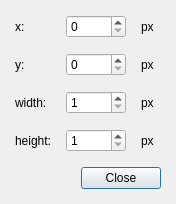
<?xml version="1.0" encoding="UTF-8"?>
<ui version="4.0">
 <class>DialogRect</class>
 <widget class="QDialog" name="DialogRect">
  <property name="geometry">
   <rect>
    <x>0</x>
    <y>0</y>
    <width>176</width>
    <height>198</height>
   </rect>
  </property>
  <property name="windowTitle">
   <string>Select rect...</string>
  </property>
  <layout class="QGridLayout" name="gridLayout_2">
   <property name="leftMargin">
    <number>15</number>
   </property>
   <property name="topMargin">
    <number>15</number>
   </property>
   <property name="rightMargin">
    <number>15</number>
   </property>
   <property name="bottomMargin">
    <number>15</number>
   </property>
   <item row="0" column="0">
    <layout class="QVBoxLayout" name="verticalLayout">
     <property name="spacing">
      <number>15</number>
     </property>
     <item>
      <layout class="QGridLayout" name="gridLayout">
       <item row="0" column="0">
        <widget class="QLabel" name="labelX">
         <property name="text">
          <string>x:</string>
         </property>
        </widget>
       </item>
       <item row="0" column="1">
        <widget class="QSpinBox" name="spinBoxX">
         <property name="minimumSize">
          <size>
           <width>60</width>
           <height>0</height>
          </size>
         </property>
         <property name="maximum">
          <number>5000</number>
         </property>
        </widget>
       </item>
       <item row="0" column="2">
        <widget class="QLabel" name="labelXpx">
         <property name="text">
          <string>px</string>
         </property>
        </widget>
       </item>
       <item row="1" column="0">
        <widget class="QLabel" name="labelY">
         <property name="text">
          <string>y:</string>
         </property>
        </widget>
       </item>
       <item row="1" column="1">
        <widget class="QSpinBox" name="spinBoxY">
         <property name="maximum">
          <number>5000</number>
         </property>
        </widget>
       </item>
       <item row="1" column="2">
        <widget class="QLabel" name="labelYpx">
         <property name="text">
          <string>px</string>
         </property>
        </widget>
       </item>
       <item row="2" column="0">
        <widget class="QLabel" name="labelWidth">
         <property name="text">
          <string>width:</string>
         </property>
        </widget>
       </item>
       <item row="2" column="1">
        <widget class="QSpinBox" name="spinBoxWidth">
         <property name="minimum">
          <number>1</number>
         </property>
         <property name="maximum">
          <number>5000</number>
         </property>
         <property name="value">
          <number>1</number>
         </property>
        </widget>
       </item>
       <item row="2" column="2">
        <widget class="QLabel" name="labelWidthpx">
         <property name="text">
          <string>px</string>
         </property>
        </widget>
       </item>
       <item row="3" column="0">
        <widget class="QLabel" name="labelHeight">
         <property name="text">
          <string>height:</string>
         </property>
        </widget>
       </item>
       <item row="3" column="1">
        <widget class="QSpinBox" name="spinBoxHeight">
         <property name="minimum">
          <number>1</number>
         </property>
         <property name="maximum">
          <number>5000</number>
         </property>
         <property name="value">
          <number>1</number>
         </property>
        </widget>
       </item>
       <item row="3" column="2">
        <widget class="QLabel" name="labelHeightpx">
         <property name="text">
          <string>px</string>
         </property>
        </widget>
       </item>
      </layout>
     </item>
     <item>
      <layout class="QHBoxLayout" name="horizontalLayout" stretch="1,0">
       <item>
        <spacer name="horizontalSpacer">
         <property name="orientation">
          <enum>Qt::Horizontal</enum>
         </property>
         <property name="sizeHint" stdset="0">
          <size>
           <width>238</width>
           <height>20</height>
          </size>
         </property>
        </spacer>
       </item>
       <item>
        <widget class="QPushButton" name="pushButtonClose">
         <property name="text">
          <string>Close</string>
         </property>
         <property name="flat">
          <bool>false</bool>
         </property>
        </widget>
       </item>
      </layout>
     </item>
    </layout>
   </item>
  </layout>
 </widget>
 <resources/>
 <connections>
  <connection>
   <sender>pushButtonClose</sender>
   <signal>clicked()</signal>
   <receiver>DialogRect</receiver>
   <slot>accept()</slot>
   <hints>
    <hint type="sourcelabel">
     <x>75</x>
     <y>170</y>
    </hint>
    <hint type="destinationlabel">
     <x>126</x>
     <y>192</y>
    </hint>
   </hints>
  </connection>
 </connections>
</ui>
